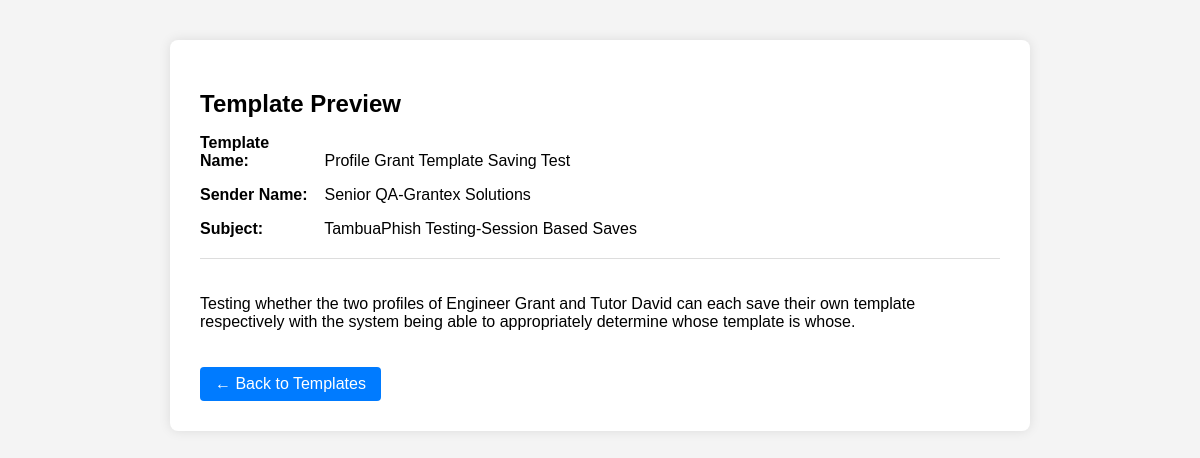
The page /preview-template/2 (signed in) on the database its author committed.
### models.py (models this page shows)
class CustomEmailTemplate(db.Model):
    id = db.Column(db.Integer, primary_key=True)
    user_id = db.Column(db.Integer, db.ForeignKey('user.id'), nullable=False)
    template_name = db.Column(db.String(100), nullable=False)
    sender_name = db.Column(db.String(100), nullable=False)
    subject = db.Column(db.String(200), nullable=False)
    email_body = db.Column(db.Text, nullable=False)

### routes.py (the view)
@routes_bp.route('/preview-template/<int:template_id>')
def preview_template(template_id):
    if 'user_id' not in session:
        flash('You must be logged in to preview templates.', 'danger')
        return redirect(url_for('routes.login'))
    template = CustomEmailTemplate.query.filter_by(id=template_id, user_id=session['user_id']).first()
    if not template:
        flash('Template not found or access denied.', 'danger')
        return redirect(url_for('routes.phishing_templates'))
    return render_template('preview_templates.html', template=template)

### templates/preview_templates.html (shortened to what this page needs)
<!DOCTYPE html>
<html lang="en">
<head>
</head>
<body>
    <div class="preview-container">
        <h2 class="template-heading">Template Preview</h2>
        <div class="email-meta">
            <p><strong>Template Name:</strong> {{ template.template_name }}</p>
            <p><strong>Sender Name:</strong> {{ template.sender_name }}</p>
            <p><strong>Subject:</strong> {{ template.subject }}</p>
        </div>
        <div class="email-body">
            {{ template.email_body | safe }}
        </div>
        <a class="back-btn" href="{{ url_for('routes.phishing_templates') }}">← Back to Templates</a>
    </div>
</body>
</html>

### templates/preview_templates.html (style rules this page uses)
body { font-family: Arial, sans-serif; margin: 40px; background-color: #f4f4f4; }
.preview-container { max-width: 800px; margin: auto; background: white; padding: 30px; border-radius: 8px; box-shadow: 0 0 12px rgba(0, 0, 0, 0.1); }
.email-meta { margin-bottom: 20px; }
.email-meta strong { display: inline-block; width: 120px; }
.email-body { border-top: 1px solid #ddd; padding-top: 20px; }
.back-btn { display: inline-block; margin-top: 20px; padding: 8px 15px; background-color: #007BFF; color: white; text-decoration: none; border-radius: 4px; }
.template-heading { margin-bottom: 10px; }

### rows shown on the page
CustomEmailTemplate: template_name "Profile Grant Template Saving Test", sender_name "Senior QA-Grantex Solutions", subject "TambuaPhish Testing-Session Based Saves", email_body "Testing whether the two profiles of Engineer Grant and Tutor David can each save their own template respectively with the system being able to appropriately determine whose template is whose."
